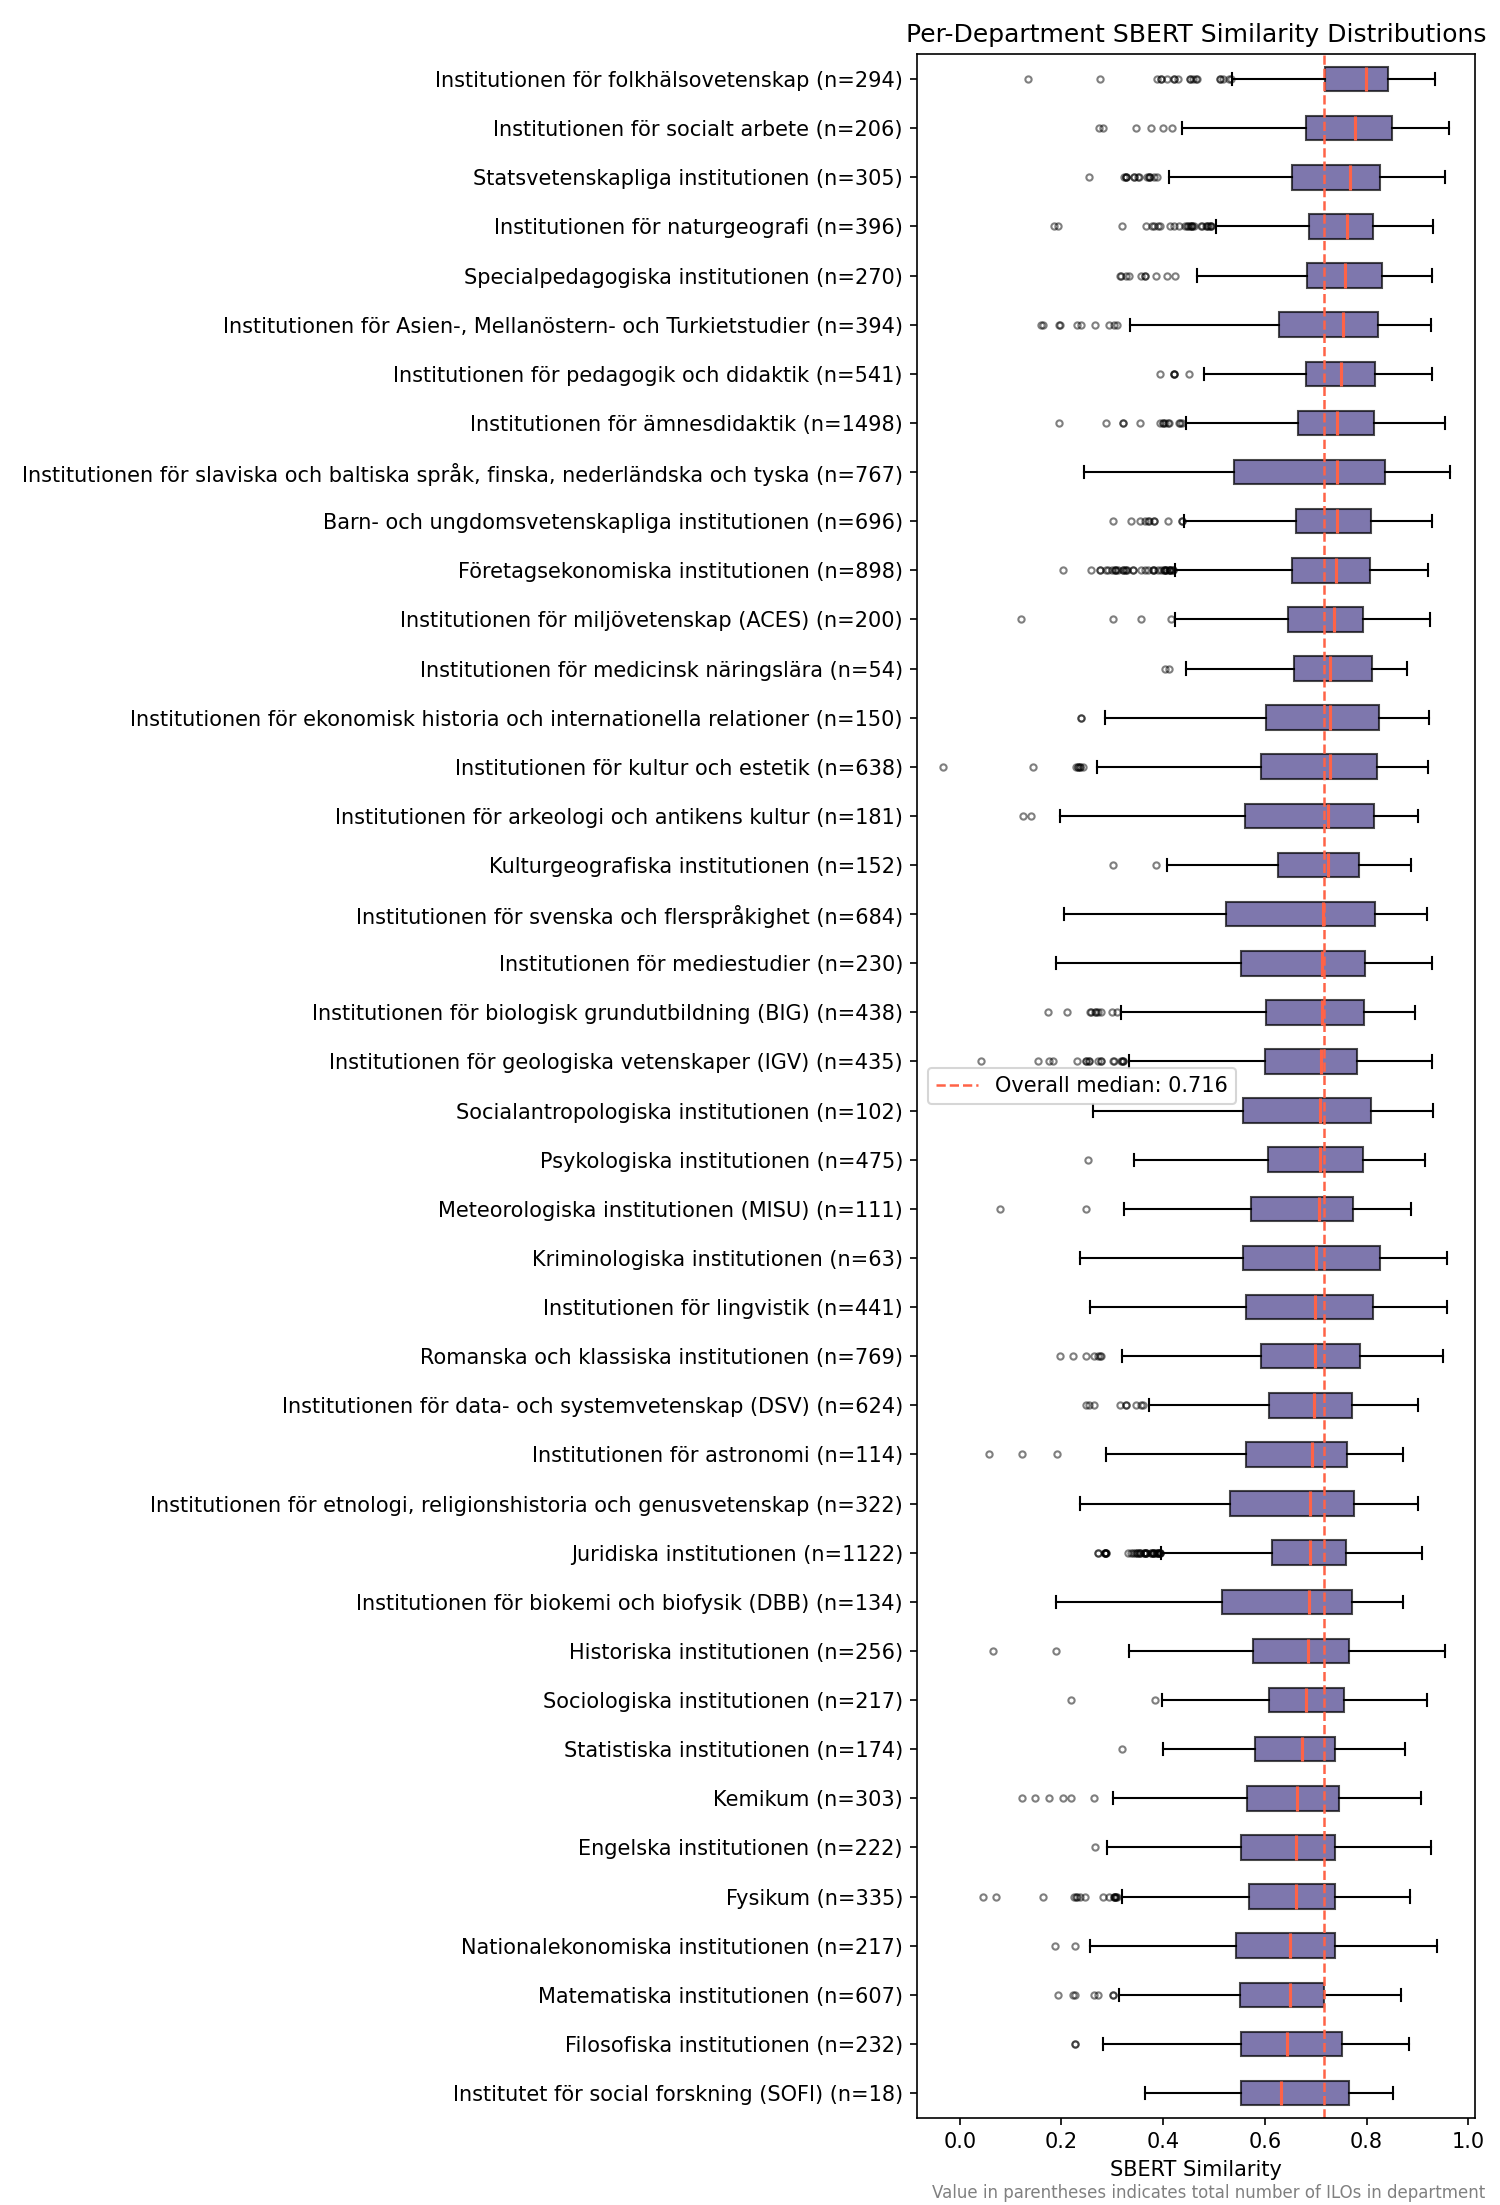

The Python source for this figure:
import json
import matplotlib.pyplot as plt
import numpy as np

with open('../data/SU.departments.json', 'r') as f:
    departments = json.load(f)
with open('../data/SU.hybrid.similarities.json', 'r') as f:
    sbert = json.load(f)
with open('../data/SU.filtered.json', 'r') as f:
    corpus = json.load(f)

course_deps = {}
for course in corpus['Course-list']:
    course_deps[course['CourseCode']] = course['Department']

dept_sbert = {dep: [] for dep in departments.keys()}
for course_code in sbert:
    if course_code not in course_deps:
        continue
    dept = course_deps[course_code]
    if dept not in dept_sbert:
        continue
    dept_sbert[dept].append(sbert[course_code])

# Collect scores per department
dept_scores = {}
for dept in dept_sbert:
    sims = []
    n = 0
    for course_sims in dept_sbert[dept]:
        sims.extend(sim[0] for sim in course_sims)
        n += len(course_sims)
    if n == 0:
        continue
    dept_scores[dept] = sims  # store all scores, not just mean

# Build display data
labels = [departments.get(d, d) for d in dept_scores]
means  = [np.mean(scores) for scores in dept_scores.values()]
errors = [np.std(scores) for scores in dept_scores.values()]

# Sort departments by median score
sorted_items = sorted(dept_scores.items(), key=lambda x: np.median(x[1]))
sorted_labels = [f"{departments.get(d, d)} (n={len(data)})" for d, data in sorted_items]
sorted_data   = [scores for _, scores in sorted_items]

# Plot
fig, ax = plt.subplots(figsize=(10, max(6, len(sorted_labels) * 0.35)))

bp = ax.boxplot(sorted_data, vert=False, patch_artist=True,
                medianprops=dict(color='tomato', linewidth=1.5),
                boxprops=dict(facecolor='darkslateblue', alpha=0.7),
                flierprops=dict(marker='o', markersize=3, 
                                color='gray', alpha=0.5))

ax.set_yticks(range(1, len(sorted_labels) + 1))
ax.set_yticklabels(sorted_labels)

# Grand median line
grand_median = np.median([s for scores in sorted_data for s in scores])
ax.axvline(grand_median, color='tomato', linestyle='--', linewidth=1.2,
           label=f'Overall median: {grand_median:.3f}')

ax.set_xlabel('SBERT Similarity')
ax.set_title('Per-Department SBERT Similarity Distributions')
plt.figtext(0.99, 0.003, 'Value in parentheses indicates total number of ILOs in department',
            horizontalalignment='right', fontsize=8, color='gray')
ax.legend()
plt.tight_layout()
plt.savefig('dept_similarity_box.png', dpi=150)
